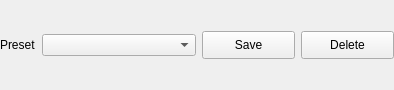
<?xml version="1.0" encoding="UTF-8"?>
<ui version="4.0">
 <class>ServicePresetWidget</class>
 <widget class="QWidget" name="ServicePresetWidget">
  <property name="geometry">
   <rect>
    <x>0</x>
    <y>0</y>
    <width>394</width>
    <height>90</height>
   </rect>
  </property>
  <property name="windowTitle">
   <string>Form</string>
  </property>
  <layout class="QVBoxLayout" name="verticalLayout">
   <property name="leftMargin">
    <number>0</number>
   </property>
   <property name="topMargin">
    <number>0</number>
   </property>
   <property name="rightMargin">
    <number>0</number>
   </property>
   <property name="bottomMargin">
    <number>0</number>
   </property>
   <item>
    <layout class="QHBoxLayout" name="horizontalLayout">
     <item>
      <widget class="QLabel" name="label">
       <property name="sizePolicy">
        <sizepolicy hsizetype="Fixed" vsizetype="Preferred">
         <horstretch>0</horstretch>
         <verstretch>0</verstretch>
        </sizepolicy>
       </property>
       <property name="text">
        <string>Preset</string>
       </property>
       <property name="buddy">
        <cstring>presetCombo</cstring>
       </property>
      </widget>
     </item>
     <item>
      <widget class="QComboBox" name="presetCombo">
       <property name="sizePolicy">
        <sizepolicy hsizetype="MinimumExpanding" vsizetype="Fixed">
         <horstretch>0</horstretch>
         <verstretch>0</verstretch>
        </sizepolicy>
       </property>
      </widget>
     </item>
     <item>
      <widget class="QPushButton" name="savePresetButton">
       <property name="sizePolicy">
        <sizepolicy hsizetype="Fixed" vsizetype="Fixed">
         <horstretch>0</horstretch>
         <verstretch>0</verstretch>
        </sizepolicy>
       </property>
       <property name="minimumSize">
        <size>
         <width>93</width>
         <height>28</height>
        </size>
       </property>
       <property name="text">
        <string>Save</string>
       </property>
      </widget>
     </item>
     <item>
      <widget class="QPushButton" name="deletePresetButton">
       <property name="sizePolicy">
        <sizepolicy hsizetype="Fixed" vsizetype="Fixed">
         <horstretch>0</horstretch>
         <verstretch>0</verstretch>
        </sizepolicy>
       </property>
       <property name="minimumSize">
        <size>
         <width>93</width>
         <height>28</height>
        </size>
       </property>
       <property name="text">
        <string>Delete</string>
       </property>
      </widget>
     </item>
    </layout>
   </item>
  </layout>
 </widget>
 <resources/>
 <connections/>
</ui>
